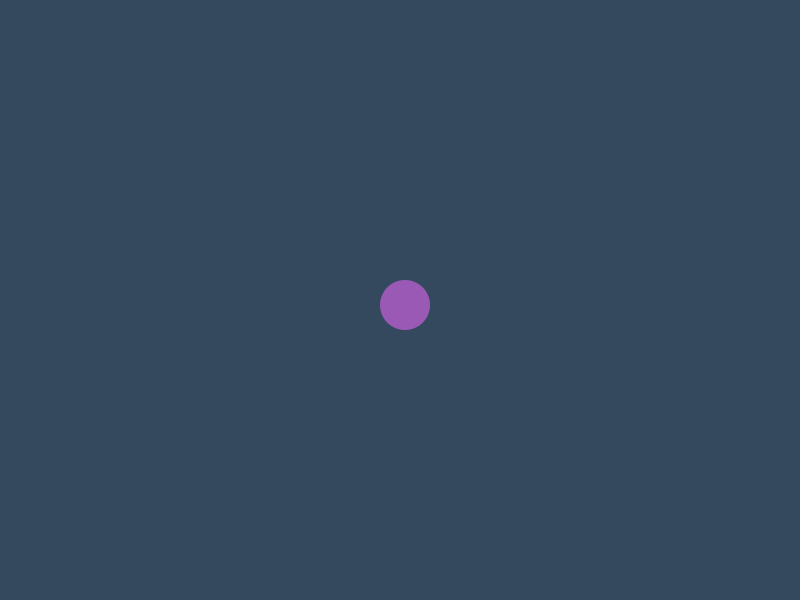
Frame 1 (no input)
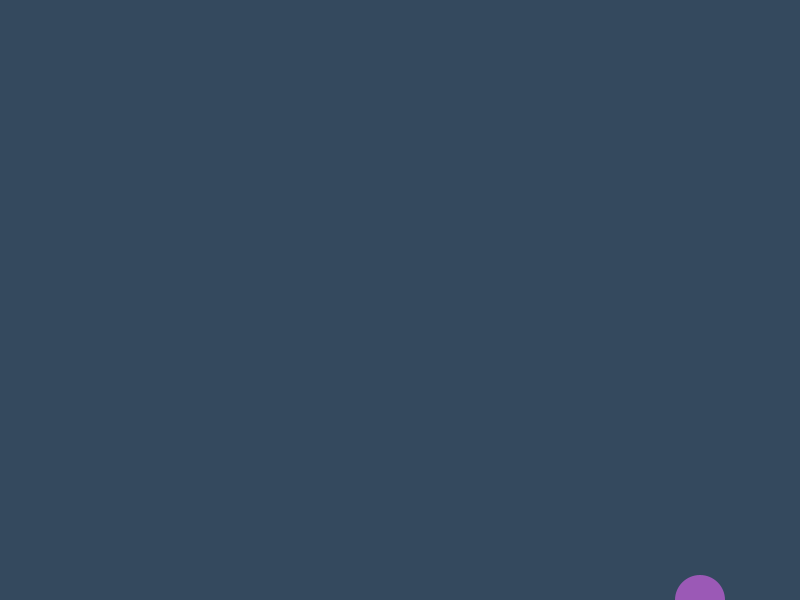
Frame 60 (the mouse pressed at the canvas centre just before this capture)
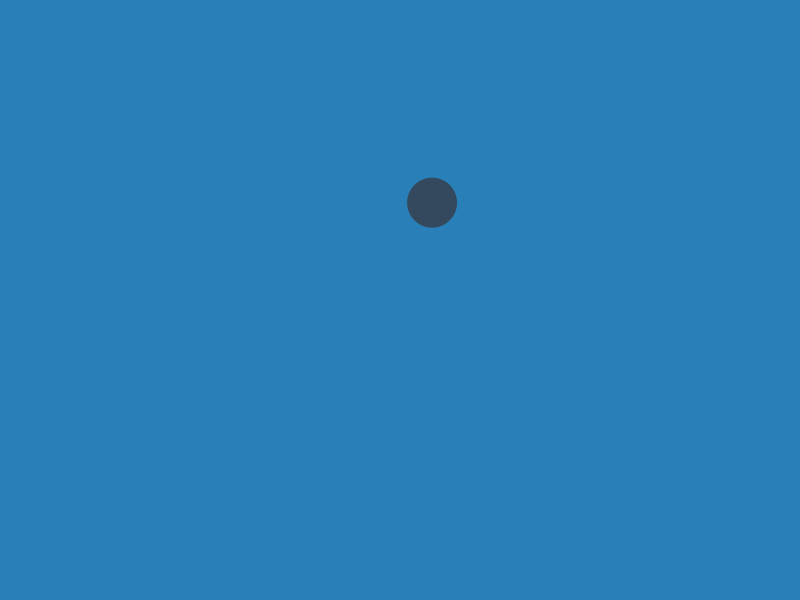
Frame 120 (the mouse held since frame 60 and released just before this capture)

The Processing sketch that drew these frames (run headless with seeded random() and noise(); from frame 60 on, the mouse is pressed at the canvas centre):

// Processing sketch: bounce_color_change
// ── bounce_color_change.pde
float x = 400;
float y = 300;

float xSpeed = 5;
float ySpeed = 5;

int directionX = 1;
int directionY = 1;

int colorIndex = 0;

color[] ballColor = {
  color(155, 89, 182), 
  color(52, 73, 94), 
  color(26, 188, 156), 
  color(241, 196, 15), 
  color(231, 76, 60)};
  
  color[] bgColor = {
  color(52, 73, 94), 
  color(41, 128, 185), 
  color(39,174, 96), 
  color(211, 84, 0), 
  color(236, 240, 241)};

void setup() {
  size(800, 600);
}

void draw() {
  background(bgColor[colorIndex]);

  x += xSpeed * directionX;
  y += ySpeed * directionY;

  // check for edges collision 
  if (x > width || x < 0) {
    // randomize the speed
    xSpeed = random(1, 10);
    
    colorIndex = int(random(5));
    directionX *= -1;
  }

  if (y > height || y < 0) {
    // randomize the speed
    ySpeed = random(1, 10);
    
    colorIndex = int(random(5));
    directionY *= -1;
  }
  
  if((x > 0 || x < width) && (y <= 0)) {
    y += 1;
  }

  noStroke();
  fill(ballColor[colorIndex]);
  ellipse(x, y, 50, 50);
}
